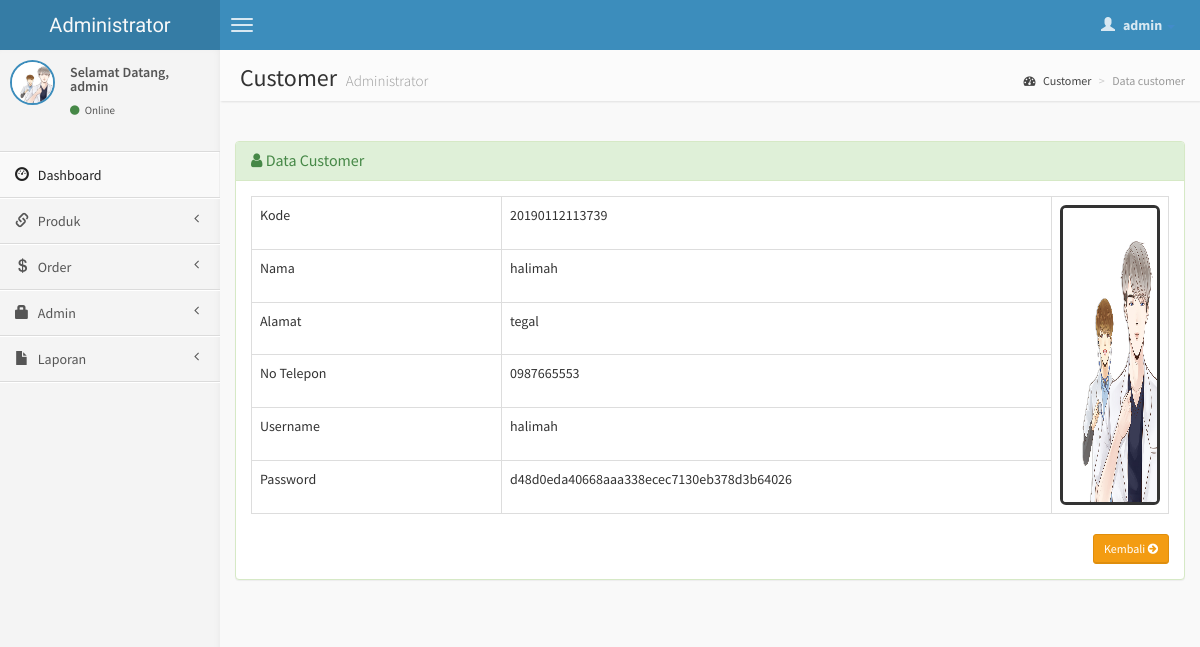
The page /admin/detail-customer.php?hal=edit&kd=20190112113739 (signed in) on the database its author committed.
### tables this page shows
CREATE TABLE `customer` (
  `kd_cus` varchar(20) NOT NULL,
  `nama` varchar(30) NOT NULL,
  `alamat` varchar(50) NOT NULL,
  `no_telp` varchar(15) NOT NULL,
  `username` varchar(15) NOT NULL,
  `password` text NOT NULL,
  `gambar` varchar(100) NOT NULL
);

### admin/detail-customer.php (the view, shortened to what this page needs)
<?php
if (empty($_SESSION['username'])){
	header('location:../index.php');
} else {
?>
<!DOCTYPE html>
<html>
    <head>
        <link href="../dist/css/bootstrap.css" rel="stylesheet" type="text/css" />
        <link href="//cdnjs.cloudflare.com/ajax/libs/font-awesome/4.1.0/css/font-awesome.min.css" rel="stylesheet" type="text/css" />
        <link href="//code.ionicframework.com/ionicons/1.5.2/css/ionicons.min.css" rel="stylesheet" type="text/css" />
        <link href="../css/morris/morris.css" rel="stylesheet" type="text/css" />
        <link href="../css/jvectormap/jquery-jvectormap-1.2.2.css" rel="stylesheet" type="text/css" />
        <link href="../css/datepicker/datepicker3.css" rel="stylesheet" type="text/css" />
        <link href="../css/daterangepicker/daterangepicker-bs3.css" rel="stylesheet" type="text/css" />
        <link href="../css/bootstrap-wysihtml5/bootstrap3-wysihtml5.min.css" rel="stylesheet" type="text/css" />
        <link href="../css/AdminLTE.css" rel="stylesheet" type="text/css" />
        <link rel="stylesheet" href="datatables/dataTables.bootstrap.css"/>
    </head>
    <body class="skin-blue">
        <header class="header">
            <a href="index.php" class="logo">
                Administrator
            </a>
            <nav class="navbar navbar-static-top" role="navigation">
                <a href="#" class="navbar-btn sidebar-toggle" data-toggle="offcanvas" role="button">
                    <span class="icon-bar"></span>
                    <span class="icon-bar"></span>
                    <span class="icon-bar"></span>
                </a>
                <div class="navbar-right">
                    <ul class="nav navbar-nav">
                        <li class="dropdown user user-menu">
                            <a href="#" class="dropdown-toggle" data-toggle="dropdown">
                                <i class="glyphicon glyphicon-user"></i>
                                <span><?php echo $_SESSION['fullname']; ?> <i class="caret"></i></span>
                            </a>
<?php } ?>
                        </li>
                    </ul>
                </div>
            </nav>
        </header>
        <div class="wrapper row-offcanvas row-offcanvas-left">
            <aside class="left-side sidebar-offcanvas">
                <section class="sidebar">
                    <div class="user-panel">
                        <div class="pull-left image">
                            <img src="<?php echo $_SESSION['gambar']; ?>" class="img-circle" alt="User Image" style="border: 2px solid #3C8DBC;" />
                        </div>
                        <div class="pull-left info">
                            <p>Selamat Datang,<br /><?php echo $_SESSION['fullname']; ?></p>
                            <a href="#"><i class="fa fa-circle text-success"></i> Online</a>
                        </div>
                    </div>
                    <?php include "menu.php"; ?>
                </section>
            </aside>
            <aside class="right-side">
                <section class="content-header">
                    <h1>
                        Customer
                        <small>Administrator</small>
                    </h1>
                    <ol class="breadcrumb">
                        <li><a href="#"><i class="fa fa-dashboard"></i> Customer</a></li>
                        <li class="active">Data customer</li>
                    </ol>
                </section>
                <section class="content">
                    <br />
                    <div class="row">
                        <div class="col-lg-12">
                    <div class="panel panel-success">
                        <div class="panel-heading">
                        <h3 class="panel-title"><i class="fa fa-user"></i> Data Customer </h3>
                        </div>
                        <?php
                    $query = mysqli_query($koneksi, "SELECT * FROM customer WHERE kd_cus='$_GET[kd]'");
                    $data  = mysqli_fetch_array($query);
                    ?>
                                <div class="panel-body">
                      <table id="example" class="table table-hover table-bordered">
                    <tr>
                    <td>Kode</td>
                    <td><?php echo $data['kd_cus']; ?></td>
                    <td rowspan="9"><div class="pull-right image">
                            <img src="<?php echo $data['gambar']; ?>" class="img-rounded" height="300" width="250" alt="User Image" style="border: 3px solid #333333;" />
                        </div></td>
                    </tr>
                    <tr>
                    <td width="250">Nama</td>
                    <td width="550"><?php echo $data['nama']; ?></td>
                    </tr>
                    <tr>
                    <td>Alamat</td>
                    <td><?php echo $data['alamat']; ?></td>
                    </tr>
                    <tr>
                    <td>No Telepon</td>
                    <td><?php echo $data['no_telp']; ?></td>
                    </tr>
                    <tr>
                    <td>Username</td>
                    <td><?php echo $data['username']; ?></td>
                    </tr>
                    <tr>
                    <td>Password</td>
                    <td><?php echo $data['password']; ?></td>
                    </tr>
                   </table>
                <div class="text-right">
                <a href="customer.php" class="btn btn-sm btn-warning"> Kembali <i class="fa fa-arrow-circle-right"></i></a>
                </div>
                                </div>
              </div>
            </div>
                    </div>
                </section>
            </aside>
        </div>
    </body>
</html>

### rows shown on the page
customer: kd_cus "20190112113739", gambar (picture), nama "halimah", alamat "tegal", no_telp "0987665553", username "halimah", password "d48d0eda40668aaa338ecec7130eb378d3b64026"

### other values the page prints
$_SESSION['fullname'] "admin"
